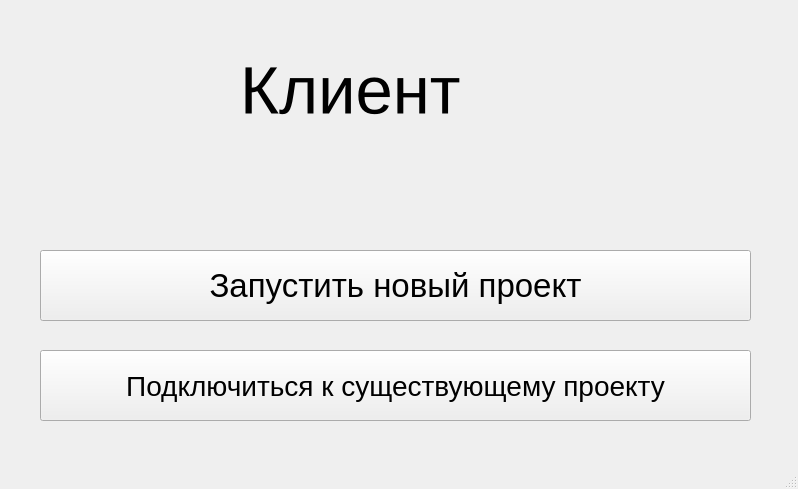
<?xml version="1.0" encoding="UTF-8"?>
<ui version="4.0">
 <class>MainWindow</class>
 <widget class="QMainWindow" name="MainWindow">
  <property name="geometry">
   <rect>
    <x>0</x>
    <y>0</y>
    <width>798</width>
    <height>489</height>
   </rect>
  </property>
  <property name="windowTitle">
   <string>MainWindow</string>
  </property>
  <widget class="QWidget" name="centralwidget">
   <widget class="QPushButton" name="Button1">
    <property name="geometry">
     <rect>
      <x>40</x>
      <y>250</y>
      <width>711</width>
      <height>71</height>
     </rect>
    </property>
    <property name="font">
     <font>
      <pointsize>25</pointsize>
     </font>
    </property>
    <property name="text">
     <string>Запустить новый проект</string>
    </property>
   </widget>
   <widget class="QPushButton" name="Button2">
    <property name="geometry">
     <rect>
      <x>40</x>
      <y>350</y>
      <width>711</width>
      <height>71</height>
     </rect>
    </property>
    <property name="font">
     <font>
      <pointsize>21</pointsize>
     </font>
    </property>
    <property name="text">
     <string>Подключиться к существующему проекту</string>
    </property>
   </widget>
   <widget class="QLabel" name="label">
    <property name="geometry">
     <rect>
      <x>240</x>
      <y>30</y>
      <width>311</width>
      <height>121</height>
     </rect>
    </property>
    <property name="font">
     <font>
      <pointsize>50</pointsize>
     </font>
    </property>
    <property name="text">
     <string>Клиент</string>
    </property>
   </widget>
  </widget>
  <widget class="QMenuBar" name="menubar">
   <property name="geometry">
    <rect>
     <x>0</x>
     <y>0</y>
     <width>798</width>
     <height>25</height>
    </rect>
   </property>
  </widget>
  <widget class="QStatusBar" name="statusbar"/>
 </widget>
 <resources/>
 <connections/>
</ui>
